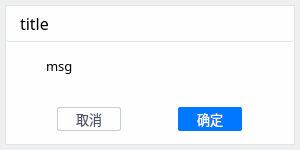
<?xml version="1.0" encoding="UTF-8"?>
<ui version="4.0">
 <class>frame_body</class>
 <widget class="QWidget" name="frame_body">
  <property name="geometry">
   <rect>
    <x>0</x>
    <y>0</y>
    <width>300</width>
    <height>150</height>
   </rect>
  </property>
  <property name="maximumSize">
   <size>
    <width>16777215</width>
    <height>16777215</height>
   </size>
  </property>
  <property name="tabletTracking">
   <bool>true</bool>
  </property>
  <property name="windowTitle">
   <string>Form</string>
  </property>
  <layout class="QVBoxLayout" name="verticalLayout">
   <property name="spacing">
    <number>0</number>
   </property>
   <property name="leftMargin">
    <number>0</number>
   </property>
   <property name="topMargin">
    <number>0</number>
   </property>
   <property name="rightMargin">
    <number>0</number>
   </property>
   <property name="bottomMargin">
    <number>0</number>
   </property>
   <item>
    <widget class="QFrame" name="frame_bg">
     <property name="sizePolicy">
      <sizepolicy hsizetype="Preferred" vsizetype="Preferred">
       <horstretch>0</horstretch>
       <verstretch>0</verstretch>
      </sizepolicy>
     </property>
     <property name="minimumSize">
      <size>
       <width>300</width>
       <height>150</height>
      </size>
     </property>
     <property name="maximumSize">
      <size>
       <width>16777215</width>
       <height>16777215</height>
      </size>
     </property>
     <property name="font">
      <font>
       <pointsize>10</pointsize>
      </font>
     </property>
     <property name="styleSheet">
      <string notr="true">* {
background: #FEFEFE;
border-style: none;
}
#frame_bg {
margin: 5px;
border:1px solid #DFE5EF;
}</string>
     </property>
     <property name="frameShape">
      <enum>QFrame::StyledPanel</enum>
     </property>
     <property name="frameShadow">
      <enum>QFrame::Raised</enum>
     </property>
     <layout class="QVBoxLayout" name="verticalLayout_2">
      <property name="leftMargin">
       <number>0</number>
      </property>
      <property name="topMargin">
       <number>0</number>
      </property>
      <property name="rightMargin">
       <number>0</number>
      </property>
      <property name="bottomMargin">
       <number>9</number>
      </property>
      <item>
       <widget class="QFrame" name="frame_header">
        <property name="sizePolicy">
         <sizepolicy hsizetype="Preferred" vsizetype="Preferred">
          <horstretch>0</horstretch>
          <verstretch>0</verstretch>
         </sizepolicy>
        </property>
        <property name="minimumSize">
         <size>
          <width>0</width>
          <height>36</height>
         </size>
        </property>
        <property name="maximumSize">
         <size>
          <width>16777215</width>
          <height>36</height>
         </size>
        </property>
        <property name="font">
         <font>
          <pointsize>10</pointsize>
         </font>
        </property>
        <property name="styleSheet">
         <string notr="true">background: #FEFEFE;
border-radius: 2px 2px 0 0;
color: #000000;
padding: 0px 5px;
border-bottom: 1px solid #DFE5EF;</string>
        </property>
        <property name="frameShape">
         <enum>QFrame::StyledPanel</enum>
        </property>
        <property name="frameShadow">
         <enum>QFrame::Raised</enum>
        </property>
        <layout class="QHBoxLayout" name="horizontalLayout">
         <property name="leftMargin">
          <number>0</number>
         </property>
         <property name="topMargin">
          <number>0</number>
         </property>
         <property name="rightMargin">
          <number>0</number>
         </property>
         <property name="bottomMargin">
          <number>0</number>
         </property>
         <item>
          <widget class="QLabel" name="title">
           <property name="sizePolicy">
            <sizepolicy hsizetype="Preferred" vsizetype="Preferred">
             <horstretch>0</horstretch>
             <verstretch>0</verstretch>
            </sizepolicy>
           </property>
           <property name="font">
            <font>
             <family>HarmonyOS Sans SC Medium</family>
             <pointsize>12</pointsize>
             <weight>50</weight>
             <bold>false</bold>
            </font>
           </property>
           <property name="styleSheet">
            <string notr="true">border-style: none;</string>
           </property>
           <property name="text">
            <string>title</string>
           </property>
          </widget>
         </item>
         <item>
          <widget class="QPushButton" name="close_button">
           <property name="sizePolicy">
            <sizepolicy hsizetype="Preferred" vsizetype="Preferred">
             <horstretch>0</horstretch>
             <verstretch>0</verstretch>
            </sizepolicy>
           </property>
           <property name="minimumSize">
            <size>
             <width>30</width>
             <height>0</height>
            </size>
           </property>
           <property name="maximumSize">
            <size>
             <width>30</width>
             <height>16777215</height>
            </size>
           </property>
           <property name="font">
            <font>
             <family>宋体</family>
             <pointsize>10</pointsize>
             <weight>50</weight>
             <bold>false</bold>
            </font>
           </property>
           <property name="styleSheet">
            <string notr="true">QPushButton{
border-style: none;
background-image: url(:/icon/image/new_close.svg);
background-position: center;
background-repeat: norepeat;
}
QPushButton:hover{
	background-color: #DFE5EF;
	background-image: url(:/icon/image/new_close_hover.svg);
	background-position: center;
	background-repeat: norepeat;
}
QPushButton:pressed{
	background-color: #C3CEDF;
	color:#8D98AA;
}</string>
           </property>
          </widget>
         </item>
        </layout>
       </widget>
      </item>
      <item>
       <widget class="QFrame" name="frame_form">
        <property name="sizePolicy">
         <sizepolicy hsizetype="Preferred" vsizetype="Preferred">
          <horstretch>0</horstretch>
          <verstretch>0</verstretch>
         </sizepolicy>
        </property>
        <property name="font">
         <font>
          <pointsize>10</pointsize>
         </font>
        </property>
        <property name="frameShape">
         <enum>QFrame::StyledPanel</enum>
        </property>
        <property name="frameShadow">
         <enum>QFrame::Raised</enum>
        </property>
        <layout class="QVBoxLayout" name="verticalLayout_4">
         <property name="leftMargin">
          <number>0</number>
         </property>
         <property name="topMargin">
          <number>0</number>
         </property>
         <property name="rightMargin">
          <number>0</number>
         </property>
         <property name="bottomMargin">
          <number>0</number>
         </property>
         <item>
          <widget class="QFrame" name="frame_5">
           <property name="sizePolicy">
            <sizepolicy hsizetype="Preferred" vsizetype="Preferred">
             <horstretch>0</horstretch>
             <verstretch>0</verstretch>
            </sizepolicy>
           </property>
           <property name="minimumSize">
            <size>
             <width>0</width>
             <height>0</height>
            </size>
           </property>
           <property name="maximumSize">
            <size>
             <width>16777215</width>
             <height>16777215</height>
            </size>
           </property>
           <property name="font">
            <font>
             <pointsize>10</pointsize>
            </font>
           </property>
           <property name="frameShape">
            <enum>QFrame::StyledPanel</enum>
           </property>
           <property name="frameShadow">
            <enum>QFrame::Raised</enum>
           </property>
           <layout class="QHBoxLayout" name="horizontalLayout_4">
            <property name="spacing">
             <number>0</number>
            </property>
            <property name="leftMargin">
             <number>0</number>
            </property>
            <property name="topMargin">
             <number>0</number>
            </property>
            <property name="rightMargin">
             <number>9</number>
            </property>
            <property name="bottomMargin">
             <number>15</number>
            </property>
            <item>
             <widget class="QPushButton" name="icon_button">
              <property name="sizePolicy">
               <sizepolicy hsizetype="Preferred" vsizetype="Preferred">
                <horstretch>0</horstretch>
                <verstretch>0</verstretch>
               </sizepolicy>
              </property>
              <property name="minimumSize">
               <size>
                <width>40</width>
                <height>0</height>
               </size>
              </property>
              <property name="maximumSize">
               <size>
                <width>40</width>
                <height>16777215</height>
               </size>
              </property>
              <property name="font">
               <font>
                <family>宋体</family>
                <pointsize>10</pointsize>
                <weight>50</weight>
                <bold>false</bold>
               </font>
              </property>
              <property name="styleSheet">
               <string notr="true"/>
              </property>
              <property name="icon">
               <iconset resource="image.qrc">
                <normaloff>:/icon/image/WARNING.svg</normaloff>:/icon/image/WARNING.svg</iconset>
              </property>
              <property name="iconSize">
               <size>
                <width>24</width>
                <height>24</height>
               </size>
              </property>
             </widget>
            </item>
            <item>
             <widget class="QLabel" name="msg">
              <property name="sizePolicy">
               <sizepolicy hsizetype="Preferred" vsizetype="Preferred">
                <horstretch>0</horstretch>
                <verstretch>0</verstretch>
               </sizepolicy>
              </property>
              <property name="minimumSize">
               <size>
                <width>100</width>
                <height>0</height>
               </size>
              </property>
              <property name="maximumSize">
               <size>
                <width>16777215</width>
                <height>16777215</height>
               </size>
              </property>
              <property name="font">
               <font>
                <family>HarmonyOS Sans SC Light</family>
                <pointsize>10</pointsize>
               </font>
              </property>
              <property name="styleSheet">
               <string notr="true">color: #000000;</string>
              </property>
              <property name="text">
               <string>msg</string>
              </property>
              <property name="textFormat">
               <enum>Qt::AutoText</enum>
              </property>
              <property name="scaledContents">
               <bool>false</bool>
              </property>
              <property name="alignment">
               <set>Qt::AlignLeading|Qt::AlignLeft|Qt::AlignVCenter</set>
              </property>
              <property name="wordWrap">
               <bool>true</bool>
              </property>
             </widget>
            </item>
           </layout>
          </widget>
         </item>
         <item>
          <widget class="QFrame" name="frame_7">
           <property name="sizePolicy">
            <sizepolicy hsizetype="Preferred" vsizetype="Preferred">
             <horstretch>0</horstretch>
             <verstretch>0</verstretch>
            </sizepolicy>
           </property>
           <property name="minimumSize">
            <size>
             <width>0</width>
             <height>31</height>
            </size>
           </property>
           <property name="maximumSize">
            <size>
             <width>16777215</width>
             <height>31</height>
            </size>
           </property>
           <property name="font">
            <font>
             <pointsize>10</pointsize>
            </font>
           </property>
           <property name="frameShape">
            <enum>QFrame::StyledPanel</enum>
           </property>
           <property name="frameShadow">
            <enum>QFrame::Raised</enum>
           </property>
           <layout class="QHBoxLayout" name="horizontalLayout_2">
            <property name="leftMargin">
             <number>0</number>
            </property>
            <property name="topMargin">
             <number>0</number>
            </property>
            <property name="rightMargin">
             <number>0</number>
            </property>
            <property name="bottomMargin">
             <number>0</number>
            </property>
            <item>
             <widget class="QPushButton" name="cancel">
              <property name="sizePolicy">
               <sizepolicy hsizetype="Preferred" vsizetype="Preferred">
                <horstretch>0</horstretch>
                <verstretch>0</verstretch>
               </sizepolicy>
              </property>
              <property name="minimumSize">
               <size>
                <width>64</width>
                <height>24</height>
               </size>
              </property>
              <property name="maximumSize">
               <size>
                <width>64</width>
                <height>24</height>
               </size>
              </property>
              <property name="font">
               <font>
                <family>HarmonyOS Sans SC Medium</family>
                <pointsize>10</pointsize>
               </font>
              </property>
              <property name="styleSheet">
               <string notr="true">QPushButton{
                background-color: #FEFEFE;
                color: #4E5865;
                border: 1px solid #C3CEDF;
                border-radius: 2px;
            }
            QPushButton:hover{
                background-color: #FEFEFE;
                color: #52A3FF;
                border: 1px solid #52A3FF;
            }
            QPushButton:pressed{
                background-color: #FEFEFE;
                color: #4E5865;
                border: 1px solid #C3CEDF;
            }</string>
              </property>
              <property name="text">
               <string>取消</string>
              </property>
             </widget>
            </item>
            <item>
             <widget class="QPushButton" name="yes">
              <property name="sizePolicy">
               <sizepolicy hsizetype="Preferred" vsizetype="Preferred">
                <horstretch>0</horstretch>
                <verstretch>0</verstretch>
               </sizepolicy>
              </property>
              <property name="minimumSize">
               <size>
                <width>64</width>
                <height>24</height>
               </size>
              </property>
              <property name="maximumSize">
               <size>
                <width>64</width>
                <height>24</height>
               </size>
              </property>
              <property name="font">
               <font>
                <family>HarmonyOS Sans SC Medium</family>
                <pointsize>10</pointsize>
               </font>
              </property>
              <property name="styleSheet">
               <string notr="true">QPushButton{
	color: #ffffff;
	background-color: #0077FF;
	border-radius: 2px;
}
QPushButton:hover{
	background-color: #52A3FF;
	border-radius: 2px;
}
QPushButton:pressed{
	background-color: #0077FF;
	border-radius: 2px;
}</string>
              </property>
              <property name="text">
               <string>确定</string>
              </property>
             </widget>
            </item>
           </layout>
          </widget>
         </item>
        </layout>
       </widget>
      </item>
     </layout>
    </widget>
   </item>
  </layout>
 </widget>
 <resources>
  <include location="image.qrc"/>
 </resources>
 <connections/>
</ui>
